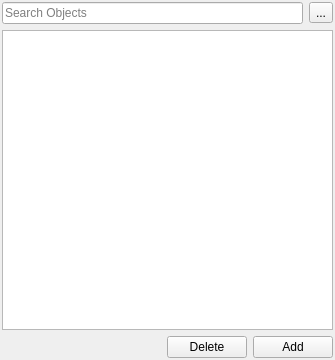
<?xml version="1.0" encoding="UTF-8"?>
<ui version="4.0">
 <class>ZEDObjectBrowser</class>
 <widget class="QWidget" name="ZEDObjectBrowser">
  <property name="geometry">
   <rect>
    <x>0</x>
    <y>0</y>
    <width>335</width>
    <height>360</height>
   </rect>
  </property>
  <property name="windowTitle">
   <string>Object Browser</string>
  </property>
  <layout class="QVBoxLayout" name="verticalLayout">
   <property name="leftMargin">
    <number>2</number>
   </property>
   <property name="topMargin">
    <number>2</number>
   </property>
   <property name="rightMargin">
    <number>2</number>
   </property>
   <property name="bottomMargin">
    <number>2</number>
   </property>
   <item>
    <layout class="QHBoxLayout" name="horizontalLayout_2">
     <item>
      <widget class="QLineEdit" name="txtSearch">
       <property name="inputMask">
        <string/>
       </property>
       <property name="text">
        <string/>
       </property>
       <property name="placeholderText">
        <string>Search Objects</string>
       </property>
      </widget>
     </item>
     <item>
      <widget class="QToolButton" name="btnMode">
       <property name="text">
        <string>...</string>
       </property>
       <property name="icon">
        <iconset resource="ZEDCommon.qrc">
         <normaloff>:/Icons/List.png</normaloff>
         <normalon>:/Icons/Tree.png</normalon>:/Icons/List.png</iconset>
       </property>
       <property name="checkable">
        <bool>true</bool>
       </property>
       <property name="checked">
        <bool>false</bool>
       </property>
      </widget>
     </item>
    </layout>
   </item>
   <item>
    <widget class="QTreeView" name="trwObjects"/>
   </item>
   <item>
    <layout class="QHBoxLayout" name="horizontalLayout">
     <item>
      <spacer name="horizontalSpacer">
       <property name="orientation">
        <enum>Qt::Horizontal</enum>
       </property>
       <property name="sizeHint" stdset="0">
        <size>
         <width>40</width>
         <height>20</height>
        </size>
       </property>
      </spacer>
     </item>
     <item>
      <widget class="QPushButton" name="btnDelete">
       <property name="text">
        <string>Delete</string>
       </property>
      </widget>
     </item>
     <item>
      <widget class="QPushButton" name="pushButton">
       <property name="text">
        <string>Add</string>
       </property>
      </widget>
     </item>
    </layout>
   </item>
  </layout>
 </widget>
 <resources>
  <include location="ZEDCommon.qrc"/>
 </resources>
 <connections/>
</ui>
